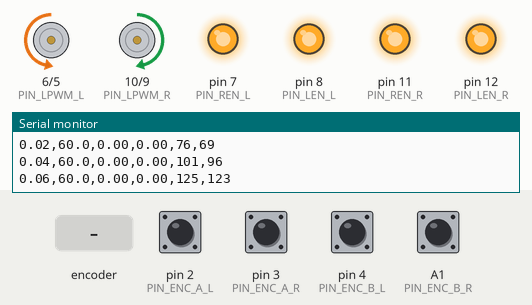
The sketch below on a simulated Arduino Uno, built with avr-gcc and run on an emulated ATmega328P. Parts: motor-driver pin pairs drawn as motors (green arrow = first pin HIGH = forward, orange = second pin HIGH = backward, longer = more drive), output pins drawn as LEDs (lit = HIGH), the last lines printed to the serial monitor. The inputs (shaded band) are chosen by the test bench; at power-on: A1 (PIN_ENC_B_R), pin 2 (PIN_ENC_A_L), pin 3 (PIN_ENC_A_R), pin 4 (PIN_ENC_B_L) HIGH.

Above: at 0.08 s.
At 1.2 s:
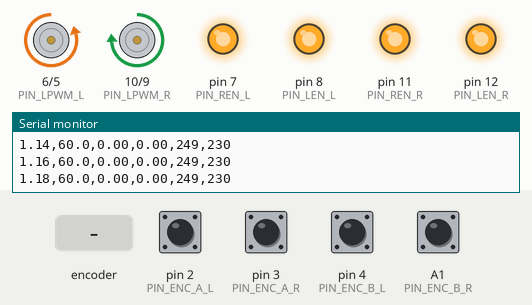
1.3 s: rotary encoder on pin 2 (PIN_ENC_A_L) / pin 4 (PIN_ENC_B_L) turned 1 step (first pin leading)
4.5 s: pin 3 (PIN_ENC_A_R) pulled LOW for 0.15 s
At 12.8 s:
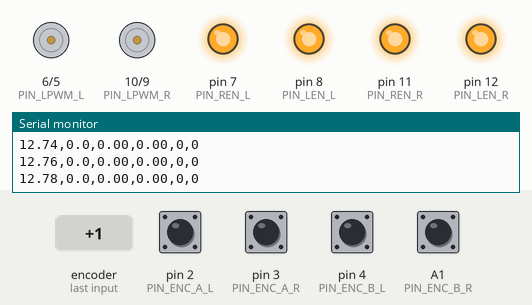
Timing chart, 0 to 13.5 s (numbered marks = the images above; inputs shaded):
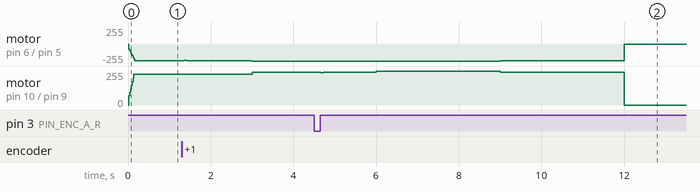

The sketch:

pso_step_test.ino
```cpp
// =========================================================================
// PENGUJIAN FISIK MULTI-STEP DINAMIS: 0 -> 60 -> 80 -> 100 -> 60 -> 0 RPM
// METODE: STANDARD INTEGRAL CLAMPING ANTI-WINDUP (ANTI-DEADLOCK)
// DUAL MOTOR DC PG36 + BTS7960 (MOTOR KANAN INVERTED)
// OUTPUT SERIAL: Time_s,Target_RPM,RPM_L,RPM_R,PWM_L,PWM_R
// SAMPLING INTERVAL: 20 ms (50 Hz)
// =========================================================================

// --- 1. Definisi Pin Hardware ---
// BTS7960 Motor Kiri
const int PIN_RPWM_L = 5;
const int PIN_LPWM_L = 6;
const int PIN_REN_L  = 7;
const int PIN_LEN_L  = 8;

// BTS7960 Motor Kanan
const int PIN_RPWM_R = 9;
const int PIN_LPWM_R = 10;
const int PIN_REN_R  = 11;
const int PIN_LEN_R  = 12;

// Enkoder PG36 (7 PPR x 50.1:1 Gearbox)
const int PIN_ENC_A_L = 2;   // INT0
const int PIN_ENC_B_L = 4;   // D4
const int PIN_ENC_A_R = 3;   // INT1
const int PIN_ENC_B_R = A1;  // A1 Digital In

// --- 2. Parameter Fisik & PI PSO-ITSE ---
const float PULSES_PER_REV = 350.7;

const float KP_L = 0.8624;
const float KI_L = 20.5540;
const float KD_L = 0.0000;

const float KP_R = 0.7037;
const float KI_R = 22.4384;
const float KD_R = 0.0000;

const float ALPHA_EMA = 0.35;

// --- 3. Variabel Operasional ---
volatile long count_pulsa_L = 0;
volatile long count_pulsa_R = 0;

float rpm_filtered_L = 0.0;
float rpm_filtered_R = 0.0;

float integral_L = 0.0;
float integral_R = 0.0;
float prev_error_L = 0.0;
float prev_error_R = 0.0;

unsigned long prev_millis = 0;
unsigned long start_millis = 0;

// ISR Enkoder Kiri
void isr_encoder_L() {
  if (digitalRead(PIN_ENC_B_L) == HIGH) count_pulsa_L++;
  else count_pulsa_L--;
}

// ISR Enkoder Kanan (Inversi arah)
void isr_encoder_R() {
  if (digitalRead(PIN_ENC_B_R) == HIGH) count_pulsa_R--;
  else count_pulsa_R++;
}

// Prototipe Fungsi Kendali PI
int compute_pid_dynamic(float target, float current, float kp, float ki, float kd, float &integral, float &prev_err, float dt);

void setup() {
  Serial.begin(115200);

  // Inisialisasi Enkoder
  pinMode(PIN_ENC_A_L, INPUT_PULLUP);
  pinMode(PIN_ENC_B_L, INPUT_PULLUP);
  pinMode(PIN_ENC_A_R, INPUT_PULLUP);
  pinMode(PIN_ENC_B_R, INPUT_PULLUP);

  // Inisialisasi Driver Motor
  pinMode(PIN_RPWM_L, OUTPUT);
  pinMode(PIN_LPWM_L, OUTPUT);
  pinMode(PIN_REN_L, OUTPUT);
  pinMode(PIN_LEN_L, OUTPUT);

  pinMode(PIN_RPWM_R, OUTPUT);
  pinMode(PIN_LPWM_R, OUTPUT);
  pinMode(PIN_REN_R, OUTPUT);
  pinMode(PIN_LEN_R, OUTPUT);

  // Aktifkan Driver Motor
  digitalWrite(PIN_REN_L, HIGH);
  digitalWrite(PIN_LEN_L, HIGH);
  digitalWrite(PIN_REN_R, HIGH);
  digitalWrite(PIN_LEN_R, HIGH);

  // Pasang Interupsi
  attachInterrupt(digitalPinToInterrupt(PIN_ENC_A_L), isr_encoder_L, RISING);
  attachInterrupt(digitalPinToInterrupt(PIN_ENC_A_R), isr_encoder_R, RISING);

  start_millis = millis();
}

void loop() {
  unsigned long current_millis = millis();

  // Eksekusi Sampling Loop 20 ms (50 Hz)
  if (current_millis - prev_millis >= 20) {
    float dt = (current_millis - prev_millis) / 1000.0;
    prev_millis = current_millis;

    float t = (current_millis - start_millis) / 1000.0;

    // Profil Target Multi-Step
    float setpoint = 0.0;
    if (t < 3.0) {
      setpoint = 60.0;
    } else if (t < 6.0) {
      setpoint = 80.0;
    } else if (t < 9.0) {
      setpoint = 100.0;
    } else if (t < 12.0) {
      setpoint = 60.0;
    } else {
      setpoint = 0.0;
    }

    // Pembacaan Pulsa Atomik
    noInterrupts();
    long pulsa_L = count_pulsa_L;
    long pulsa_R = count_pulsa_R;
    count_pulsa_L = 0;
    count_pulsa_R = 0;
    interrupts();

    // Perhitungan RPM Mentah
    float rpm_raw_L = (abs(pulsa_L) / PULSES_PER_REV) * (60.0 / dt);
    float rpm_raw_R = (abs(pulsa_R) / PULSES_PER_REV) * (60.0 / dt);

    // Filter EMA
    rpm_filtered_L = (ALPHA_EMA * rpm_raw_L) + ((1.0 - ALPHA_EMA) * rpm_filtered_L);
    rpm_filtered_R = (ALPHA_EMA * rpm_raw_R) + ((1.0 - ALPHA_EMA) * rpm_filtered_R);

    // Komputasi Kendali PI
    int pwm_L = compute_pid_dynamic(setpoint, rpm_filtered_L, KP_L, KI_L, KD_L, integral_L, prev_error_L, dt);
    int pwm_R = compute_pid_dynamic(setpoint, rpm_filtered_R, KP_R, KI_R, KD_R, integral_R, prev_error_R, dt);

    // Eksekusi PWM ke BTS7960
    analogWrite(PIN_RPWM_L, pwm_L);
    analogWrite(PIN_LPWM_L, 0);

    analogWrite(PIN_RPWM_R, 0);
    analogWrite(PIN_LPWM_R, pwm_R);

    // Output Data Stream CSV
    Serial.print(t, 2);           Serial.print(",");
    Serial.print(setpoint, 1);    Serial.print(",");
    Serial.print(rpm_filtered_L); Serial.print(",");
    Serial.print(rpm_filtered_R); Serial.print(",");
    Serial.print(pwm_L);          Serial.print(",");
    Serial.println(pwm_R);

    // Berhenti Total Setelah Detik ke-14
    if (t >= 14.0) {
      analogWrite(PIN_RPWM_L, 0);
      analogWrite(PIN_LPWM_L, 0);
      analogWrite(PIN_RPWM_R, 0);
      analogWrite(PIN_LPWM_R, 0);
      while (true);
    }
  }
}

// Algoritma PI Anti-Windup Clamping (Bebas Deadlock)
int compute_pid_dynamic(float target, float current, float kp, float ki, float kd, float &integral, float &prev_err, float dt) {
  if (target <= 1.0) {
    integral = 0.0;
    prev_err = 0.0;
    return 0;
  }

  float error = target - current;

  // Deadband redam kuantisasi pulsa diskrit
  if (abs(error) < 0.5) {
    error = 0.0;
  }

  float P = kp * error;
  float D = kd * ((error - prev_err) / dt);
  prev_err = error;

  // Prediksi sinyal kendali tanpa saturasi
  float tentative_i = integral + (error * dt);
  float unsaturated_pwm = P + (ki * tentative_i) + D;

  // Clamping Anti-Windup: Integrasi hanya ditambah saat aktuator belum jenuh
  if (unsaturated_pwm < 255.0 && unsaturated_pwm > 0.0) {
    integral = tentative_i;
  }

  // Batasi akumulasi integral maksimal agar tidak melebihi rentang PWM 8-bit
  float max_integral = 255.0 / ki;
  integral = constrain(integral, 0.0, max_integral);

  float I = ki * integral;

  return constrain((int)(P + I + D), 0, 255);
}
```
